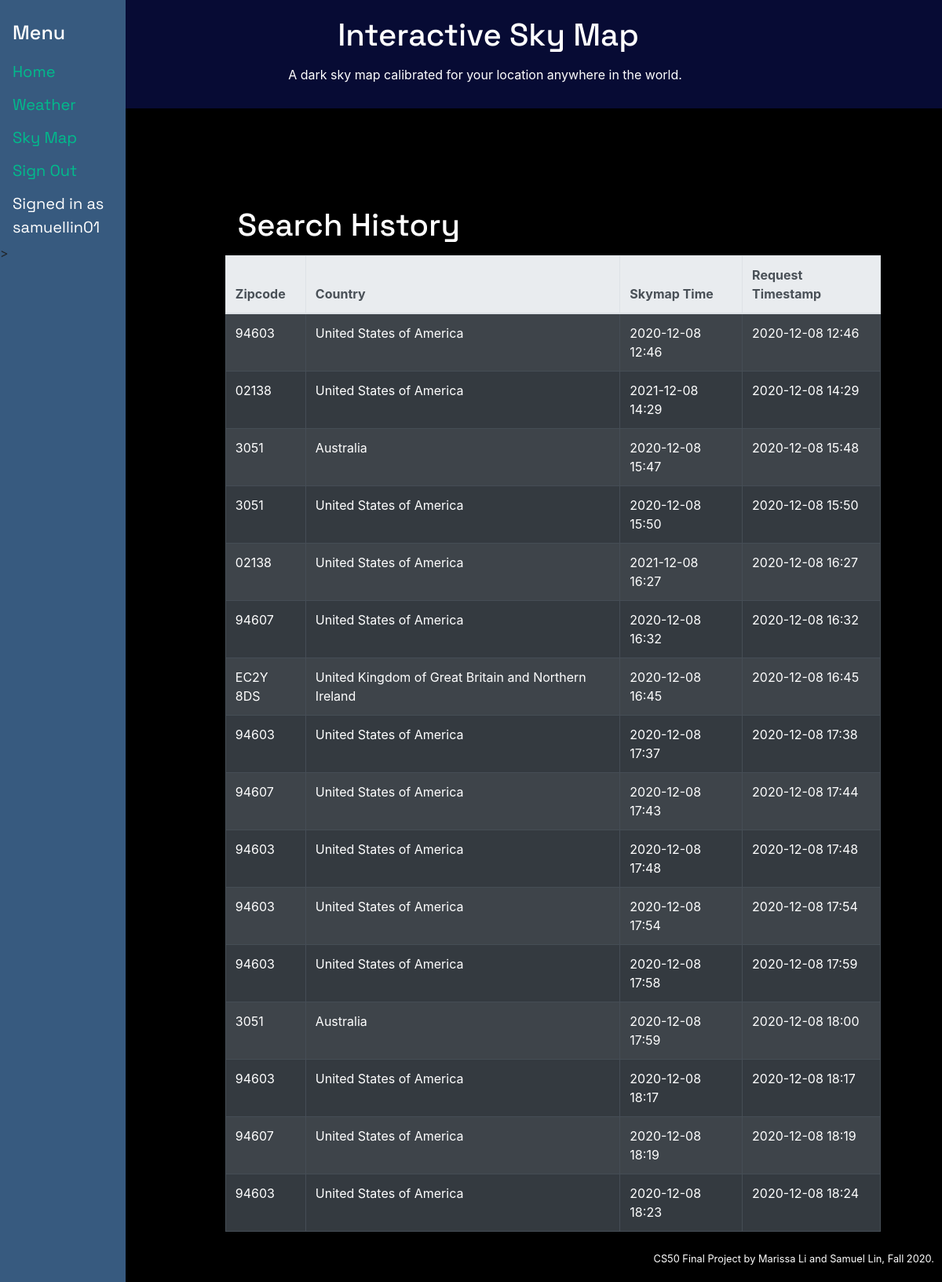
The page / (signed in) on the database its author committed.
### tables this page shows
CREATE TABLE 'timeplaces' (username TEXT NOT NULL, zipcode TEXT NOT NULL, country TEXT NOT NULL,'requesttime' DATETIME,'timestamp' DATETIME);

### application.py (the view)
@app.route("/")
@login_required
def index():
    cur1.execute("SELECT * FROM timeplaces WHERE username = ? ORDER BY timestamp", (session["username"],))
    search_history = cur1.fetchall()
    return render_template("index.html", search_history=search_history)

### application.py (called while the page is built)
@app.after_request
def after_request(response):
    response.headers["Cache-Control"] = "no-cache, no-store, must-revalidate"
    response.headers["Expires"] = 0
    response.headers["Pragma"] = "no-cache"
    return response

### helpers.py (called while the page is built)
def login_required(f):
    @wraps(f)
    def decorated_function(*args, **kwargs):
        if session.get("user_id") is None:
            return redirect("/login")
        return f(*args, **kwargs)
    return decorated_function

### templates/index.html (shortened to what this page needs)
{% extends "layout.html" %}
{% block main %}
<form>
  <h1>Search History</h1>
    <table class="table table-bordered table-hover table-striped table-dark">
        <thead class="thead-light">
          <tr>
            <th scope="col">Zipcode</th>
            <th scope="col">Country</th>
            <th scope="col">Skymap Time</th>
            <th scope="col">Request Timestamp</th>
          </tr>
        </thead>
        <tbody>
        {% for item in search_history %}
          <tr>
            <td>{{ item[1] }}</td>
            <td>{{ item[2] }}</td>
            <td>{{ item[3][0:16] }}</td>
            <td>{{ item[4][0:16] }}</td>
          </tr>
        {% endfor %}
        </tbody>
      </table>
</form>
{% endblock %}

### templates/layout.html (shortened to what this page needs)
<!DOCTYPE html>
<html lang="en">
    <head>
        <link rel="stylesheet" href="https://cdn.jsdelivr.net/npm/bootstrap@4.5.3/dist/css/bootstrap.min.css">
        <link href="/static/styles.css" rel="stylesheet">
    </head>
    <body>
        <div class="container-fluid">
          <div class="jumbotron jumbotron-fluid">
              <h1>Interactive Sky Map</h1>
                <p>A dark sky map calibrated for your location anywhere in the world. </p>
          </div>
        </div>
        <div class="sidenav">
            <h1>Menu</h1>
            <a class="nav-item" href="/">Home</a>
            <a class="nav-item" href="/weather">Weather</a>
            <a class="nav-item" href="/timeplace">Sky Map</a>
            {% if session["user_id"] %}
                <a class="nav-item" href="/logout">Sign Out</a>
                <a class="nav-item username-label">Signed in as {{ session["username"] }}</a>>
            {% else %}
                <a class="nav-item" href="/login">Sign In</a>
                <a class="nav-item" href="/register">Register</a>
            {% endif %}
        </div>
        <main class="container p-5">
            {% block main %}{% endblock %}
        </main>
        <footer class="small text-center text-muted">
            CS50 Final Project by Marissa Li and Samuel Lin, Fall 2020.
        </footer>
    </body>
</html>

### static/styles.css (style rules this page uses)
body { background-color: #000000; }
h1, p, label, .jumbotron, .sidenav a:hover, #skymap-label { color: #ffffff; }
.jumbotron { background-color: #070b34; padding: 15px; float: right; right: -18px; width: 100%; position: absolute; text-align: center; }
footer { position: fixed; right: 10px; bottom: 20px; z-index: -5; }
form, footer, .cat, table { padding-left: 20%; padding-top: 20%; }
.text-muted, .username-label { color: white!important; }
.sidenav { background-color: #375a7f; height: 100%; width: 160px; position: fixed; z-index: 1; top: 0; left: 0; overflow-x: hidden; padding-top: 20px; }
.sidenav a, h1, #skymap-label { padding: 6px 8px 6px 16px; text-decoration: none; display: block; font-family: 'Space Grotesk', sans-serif; }
.sidenav h1 { font-size: 25px; color: #ffffff; }
.sidenav a { font-size: 20px; color: #00bc8c; }

### rows shown on the page
timeplaces: zipcode "94603", country "United States of America", requesttime "2020-12-08 12:46", timestamp "2020-12-08 12:46"
timeplaces: zipcode "02138", country "United States of America", requesttime "2021-12-08 14:29", timestamp "2020-12-08 14:29"
timeplaces: zipcode "3051", country "Australia", requesttime "2020-12-08 15:47", timestamp "2020-12-08 15:48"
timeplaces: zipcode "3051", country "United States of America", requesttime "2020-12-08 15:50", timestamp "2020-12-08 15:50"
timeplaces: zipcode "02138", country "United States of America", requesttime "2021-12-08 16:27", timestamp "2020-12-08 16:27"
timeplaces: zipcode "94607", country "United States of America", requesttime "2020-12-08 16:32", timestamp "2020-12-08 16:32"
timeplaces: zipcode "EC2Y 8DS", country "United Kingdom of Great Britain and Northern Ireland", requesttime "2020-12-08 16:45", timestamp "2020-12-08 16:45"
timeplaces: zipcode "94603", country "United States of America", requesttime "2020-12-08 17:37", timestamp "2020-12-08 17:38"
timeplaces: zipcode "94607", country "United States of America", requesttime "2020-12-08 17:43", timestamp "2020-12-08 17:44"
timeplaces: zipcode "94603", country "United States of America", requesttime "2020-12-08 17:48", timestamp "2020-12-08 17:48"
timeplaces: zipcode "94603", country "United States of America", requesttime "2020-12-08 17:54", timestamp "2020-12-08 17:54"
timeplaces: zipcode "94603", country "United States of America", requesttime "2020-12-08 17:58", timestamp "2020-12-08 17:59"
timeplaces: zipcode "3051", country "Australia", requesttime "2020-12-08 17:59", timestamp "2020-12-08 18:00"
timeplaces: zipcode "94603", country "United States of America", requesttime "2020-12-08 18:17", timestamp "2020-12-08 18:17"
timeplaces: zipcode "94607", country "United States of America", requesttime "2020-12-08 18:19", timestamp "2020-12-08 18:19"
timeplaces: zipcode "94603", country "United States of America", requesttime "2020-12-08 18:23", timestamp "2020-12-08 18:24"

### other values the page prints
{{ session["username"] }} "samuellin01"
